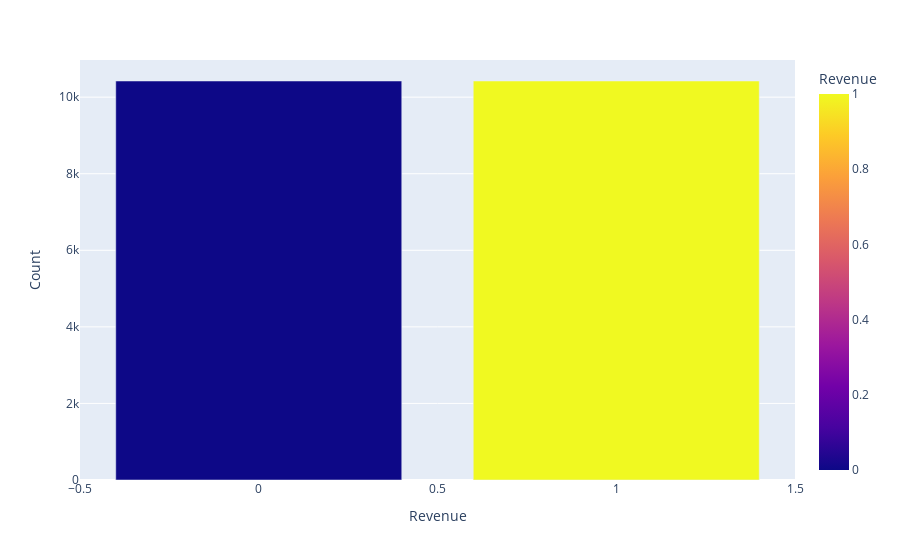

Here is the notebook cell this chart was saved with:
### Markdown cell above
# Model_Building

### Code cell
ros = RandomOverSampler(sampling_strategy='not majority')
X_res, y_res = ros.fit_resample(X, y)
balanced_data = pd.DataFrame(X_res, columns=X.columns)
balanced_data['Revenue'] = y_res

revenue_counts = balanced_data["Revenue"].value_counts().reset_index()
fig = px.bar(revenue_counts, x="index", y="Revenue", 
             color="index", 
             labels={'index': 'Revenue', 'Revenue': 'Count'},
             )
fig.show()

### Figure 1 — Plotly figure (JSON) as saved in the notebook; plotly's stock layout.template omitted (floating-point values rounded to 4 significant figures)
{"data": [{"alignmentgroup": "True", "hovertemplate": "Revenue=%{marker.color}<br>Count=%{y}<extra></extra>", "legendgroup": "", "marker": {"color": [0, 1], "coloraxis": "coloraxis", "pattern": {"shape": ""}}, "name": "", "offsetgroup": "", "orientation": "v", "showlegend": false, "textposition": "auto", "type": "bar", "x": [0, 1], "xaxis": "x", "y": [10422, 10422], "yaxis": "y"}], "layout": {"barmode": "relative", "coloraxis": {"colorbar": {"title": {"text": "Revenue"}}, "colorscale": [[0, "#0d0887"], [0.1111, "#46039f"], [0.2222, "#7201a8"], [0.3333, "#9c179e"], [0.4444, "#bd3786"], [0.5556, "#d8576b"], [0.6667, "#ed7953"], [0.7778, "#fb9f3a"], [0.8889, "#fdca26"], [1, "#f0f921"]]}, "legend": {"tracegroupgap": 0}, "margin": {"t": 60}, "xaxis": {"anchor": "y", "domain": [0, 1], "title": {"text": "Revenue"}}, "yaxis": {"anchor": "x", "domain": [0, 1], "title": {"text": "Count"}}}}
